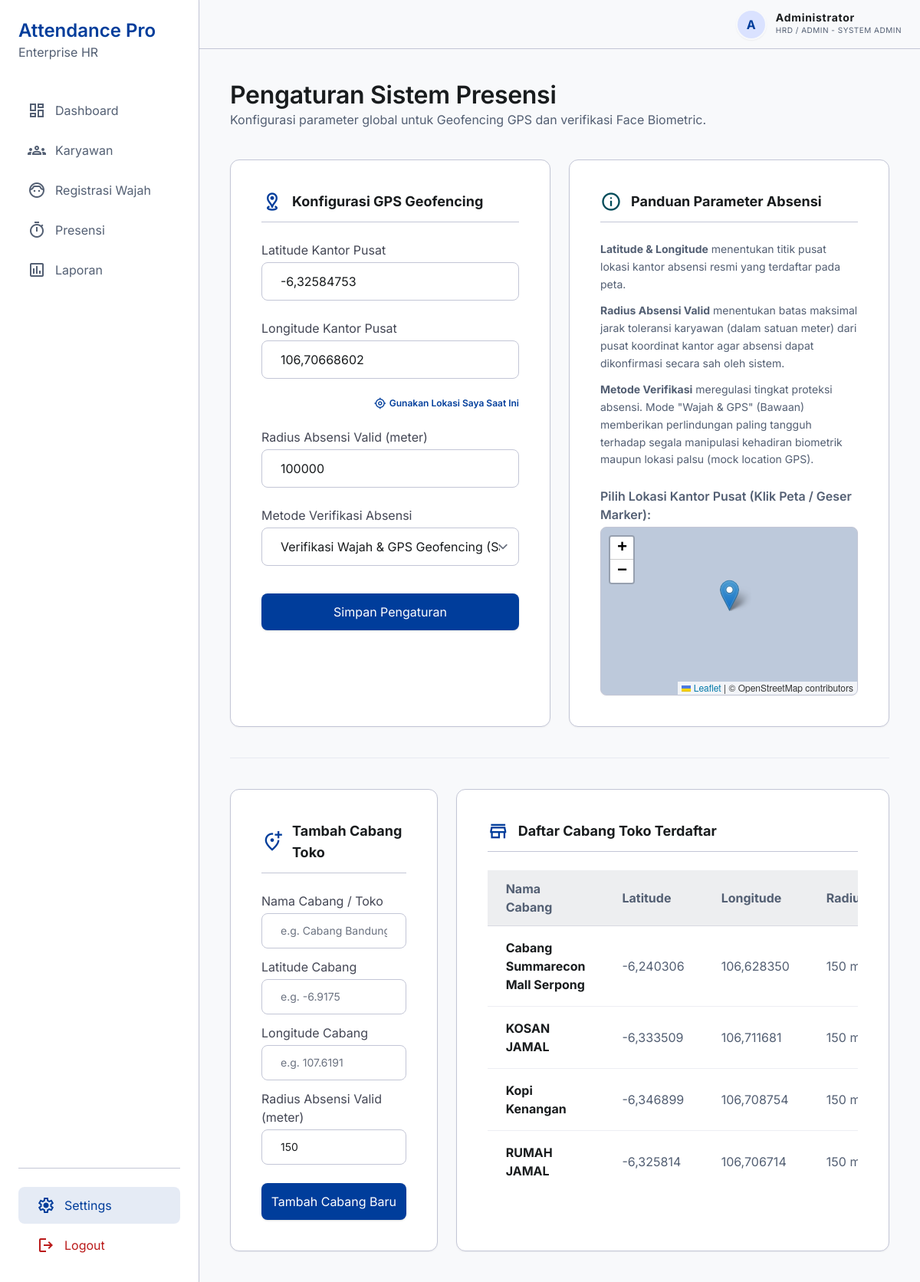
The app's page /settings/ (signed in), older data.
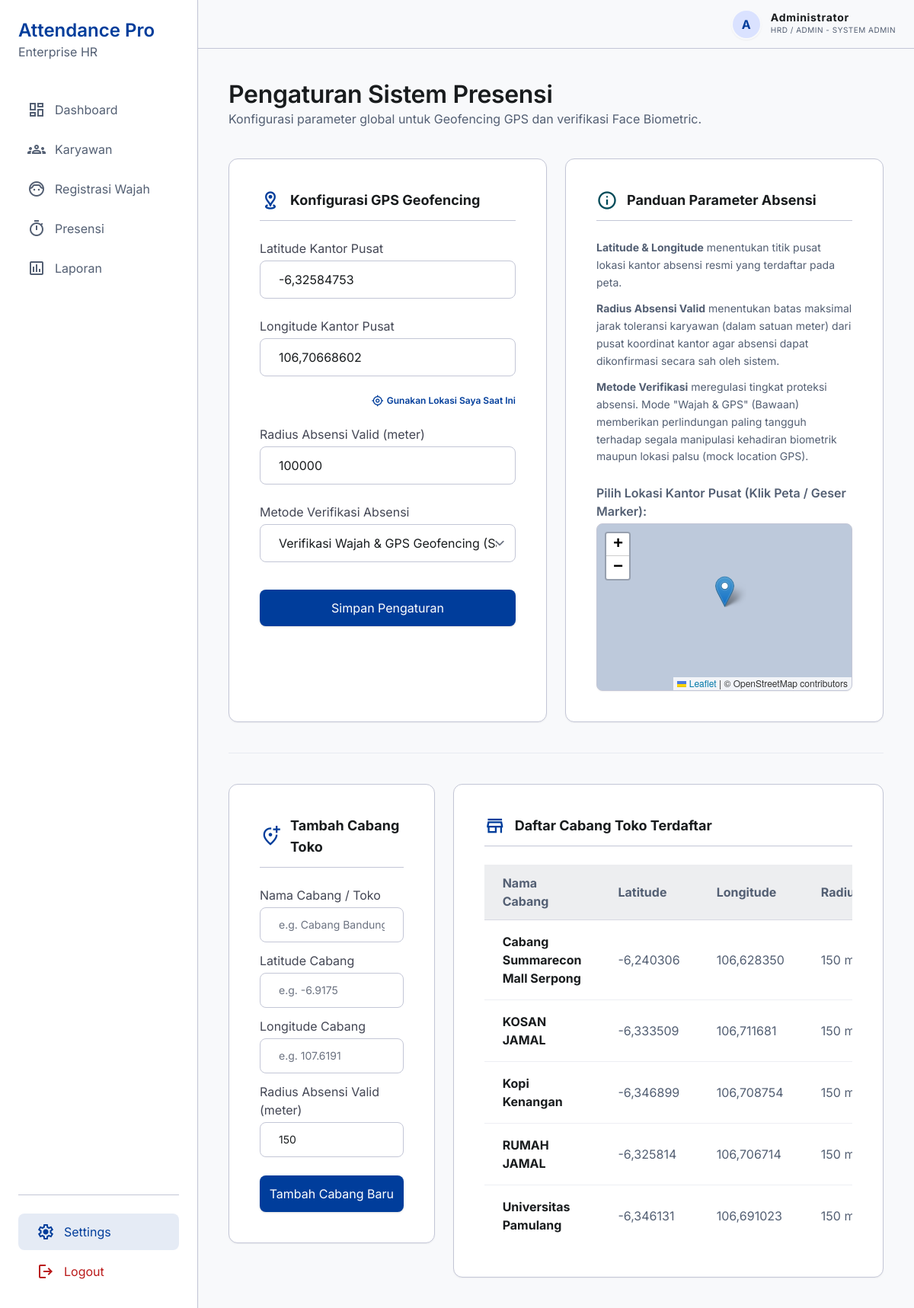
The same page, newer data.
### presensi/models.py (models this page shows, shortened)
class Branch(models.Model):
    name = models.CharField(max_length=100, unique=True)
    latitude = models.DecimalField(max_digits=9, decimal_places=6)
    longitude = models.DecimalField(max_digits=9, decimal_places=6)
    radius = models.IntegerField(default=150)

### presensi/views.py (the view, shortened to what this page needs)
# urls.py: path('settings/', views.settings, name='settings'),
@login_required(login_url='login')
@user_passes_test(is_hrd, login_url='dashboard')
def settings(request):
    success_msg = None
    error_msg = None
    sys_settings = load_system_settings()
    branches = Branch.objects.all().order_by('name')
    context = {
        'latitude': sys_settings['latitude'],
        'longitude': sys_settings['longitude'],
        'radius': sys_settings['radius'],
        'verification_method': sys_settings['verification_method'],
        'branches': branches,
        'success': success_msg,
        'error': error_msg,
    }
    return render(request, 'settings/settings.html', context)

### presensi/views.py (called while the page is built)
def is_hrd(user):
    return user.is_authenticated and (getattr(user, 'role', 'karyawan') == 'admin' or user.is_superuser)

### templates/settings/settings.html (shortened to what the changed rows need)
{% load static %}
<!DOCTYPE html>
<html class="light" lang="id"><head>
<script src="{% static 'js/tailwind.js' %}"></script>
<link rel="stylesheet" href="https://unpkg.com/leaflet@1.9.4/dist/leaflet.css" />
<script id="tailwind-config">
        tailwind.config = {
            darkMode: "class",
            theme: {
                extend: {
                    "colors": {
                        "error": "#ba1a1a",
                        "tertiary": "#004b59",
                        "surface-dim": "#d9dadc",
                        "on-background": "#191c1e",
                        "on-tertiary-fixed": "#001f27",
                        "surface-bright": "#f8f9fb",
                        "secondary": "#535f73",
                        "surface-tint": "#0c56d0",
                        "primary-fixed": "#dae2ff",
                        "tertiary-fixed": "#afecff",
                        "surface-container-low": "#f3f4f6",
                        "outline": "#737685",
                        "primary": "#003d9b",
                        "on-primary": "#ffffff",
                        "primary-container": "#0052cc",
                        "tertiary-container": "#006477",
                        "surface-container-high": "#e7e8ea",
                        "on-primary-fixed": "#001848",
                        "inverse-on-surface": "#f0f1f3",
                        "on-surface-variant": "#434654",
                        "on-surface": "#191c1e",
                        "on-secondary-fixed": "#101c2d",
                        "surface-variant": "#e1e2e4",
                        "inverse-surface": "#2e3132",
                        "on-tertiary": "#ffffff",
                        "tertiary-fixed-dim": "#48d7f9",
                        "on-error-container": "#93000a",
                        "background": "#f8f9fb",
                        "surface-container-highest": "#e1e2e4",
                        "on-error": "#ffffff",
                        "inverse-primary": "#b2c5ff",
                        "surface-container-lowest": "#ffffff",
                        "primary-fixed-dim": "#b2c5ff",
                        "secondary-container": "#d4e0f8",
                        "on-secondary-fixed-variant": "#3b475b",
                        "secondary-fixed": "#d7e3fb",
                        "on-secondary": "#ffffff",
                        "on-primary-container": "#c4d2ff",
                        "on-tertiary-container": "#76e2ff",
                        "surface-container": "#edeef0",
                        "on-secondary-container": "#576377",
                        "error-container": "#ffdad6",
                        "outline-variant": "#c3c6d6",
                        "surface": "#f8f9fb",
                        "on-primary-fixed-variant": "#0040a2",
                        "secondary-fixed-dim": "#bbc7de",
                        "on-tertiary-fixed-variant": "#004e5d"
                    },
                    "borderRadius": {
                        "DEFAULT": "0.25rem",
                        "lg": "0.5rem",
                        "xl": "0.75rem",
                        "full": "9999px"
                    },
                    "spacing": {
                        "sidebar-width": "260px",
                        "gutter": "24px",
                        "xs": "4px",
                        "sm": "12px",
                        "lg": "40px",
                        "xl": "64px",
                        "container-max": "1440px",
                        "base": "8px",
                        "md": "24px"
                    },
                    "fontFamily": {
                        "label-md": ["Inter"],
                        "label-sm": ["Inter"],
                        "headline-md": ["Inter"],
                        "display-lg": ["Inter"],
                        "headline-lg": ["Inter"],
                        "body-lg": ["Inter"],
                        "body-md": ["Inter"],
                        "body-sm": ["Inter"]
                    },
                    "fontSize": {
                        "label-md": ["14px", {"lineHeight": "20px", "letterSpacing": "0.05em", "fontWeight": "500"}],
                        "label-sm": ["12px", {"lineHeight": "16px", "fontWeight": "600"}],
                        "headline-md": ["24px", {"lineHeight": "32px", "fontWeight": "600"}],
                        "display-lg": ["48px", {"lineHeight": "56px", "letterSpacing": "-0.02em", "fontWeight": "700"}],
                        "headline-lg": ["32px", {"lineHeight": "40px", "letterSpacing": "-0.01em", "fontWeight": "600"}],
                        "body-lg": ["18px", {"lineHeight": "28px", "fontWeight": "400"}],
                        "body-md": ["16px", {"lineHeight": "24px", "fontWeight": "400"}],
                        "body-sm": ["14px", {"lineHeight": "20px", "fontWeight": "400"}]
                    }
                },
            },
        }
    </script>
</head>
<body class="bg-background text-on-background">
{% include "components/sidebar.html" %}
<main class="ml-[260px] min-h-screen flex flex-col">
    <section class="mt-16 p-sm md:p-md lg:p-lg space-y-lg max-w-container-max mx-auto w-full">
        <div class="flex flex-col md:flex-row md:items-end justify-between gap-md">
            <div>
                <h2 class="font-headline-lg text-headline-lg text-on-surface">Pengaturan Sistem Presensi</h2>
            </div>
        </div>
        <div class="grid grid-cols-1 lg:grid-cols-3 gap-md pt-lg border-t border-outline-variant/30">
            <div class="lg:col-span-2 bg-surface-container-lowest p-md md:p-lg rounded-xl border border-outline-variant shadow-sm space-y-md">
                <div class="overflow-x-auto">
                    <table class="w-full text-left">
                        <thead>
                            <tr class="bg-surface-container border-b border-outline-variant/50">
                                <th class="px-sm py-2.5 md:px-md md:py-3 font-label-md text-secondary">Nama Cabang</th>
                                <th class="px-sm py-2.5 md:px-md md:py-3 font-label-md text-secondary">Latitude</th>
                                <th class="px-sm py-2.5 md:px-md md:py-3 font-label-md text-secondary">Longitude</th>
                                <th class="px-sm py-2.5 md:px-md md:py-3 font-label-md text-secondary">Radius</th>
                            </tr>
                        </thead>
                        <tbody class="divide-y divide-outline-variant/30">
                            {% for branch in branches %}
                            <tr class="hover:bg-surface-container transition-colors">
                                <td class="px-sm py-2.5 md:px-md md:py-4 font-body-sm font-bold text-on-surface">{{ branch.name }}</td>
                                <td class="px-sm py-2.5 md:px-md md:py-4 font-body-sm text-secondary">{{ branch.latitude }}</td>
                                <td class="px-sm py-2.5 md:px-md md:py-4 font-body-sm text-secondary">{{ branch.longitude }}</td>
                                <td class="px-sm py-2.5 md:px-md md:py-4 font-body-sm text-secondary">{{ branch.radius }} m</td>
                            </tr>
                            {% empty %}
                            <tr>
                                <td colspan="5" class="text-center py-md text-secondary font-body-sm">Belum ada cabang terdaftar.</td>
                            </tr>
                            {% endfor %}
                        </tbody>
                    </table>
                </div>
            </div>
        </div>
    </section>
</main>
</body>
</html>

Row changes from the older to the newer data that the page shows:
added Branch: name "Universitas Pamulang", latitude "-6,346131", longitude "106,691023", radius "150"
